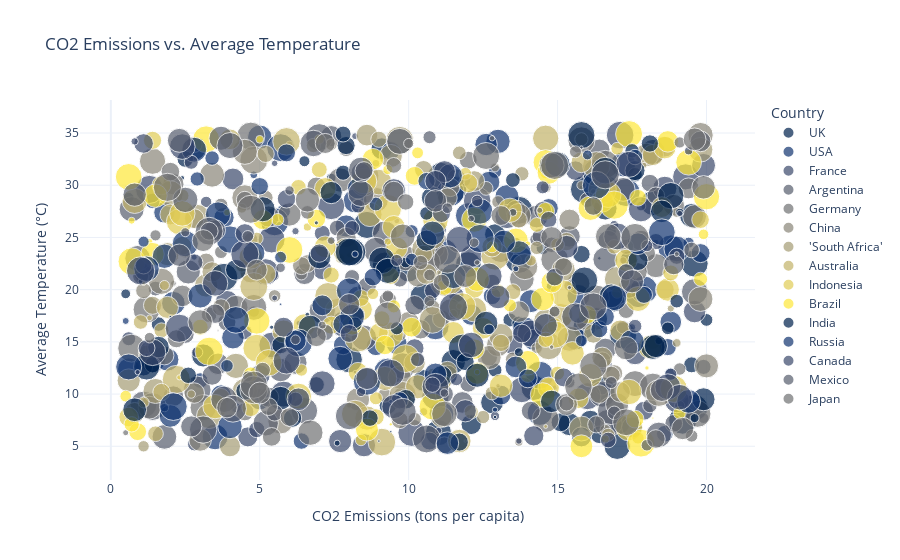

The notebook cell this image was saved under:
### Markdown cell above
Hypothesis: "Higher CO2 emissions correlate with increased temperature." Visualization: Scatter plot with regression trend line.

### Code cell
# Create scatter plot for CO2 emissions vs. temperature
fig = px.scatter(df, x="CO2_Emissions_tons_per_capita", y="Avg_Temperature_degC",
                 color="Country",  # Different colors for each country
                 size="Population",  # Bubble size represents population
                 hover_name="Country",
                 title="CO2 Emissions vs. Average Temperature",
                 labels={"CO2_Emissions_tons_per_capita": "CO2 Emissions (tons per capita)",
                         "Avg_Temperature_degC": "Average Temperature (°C)"},
                 color_discrete_sequence=px.colors.sequential.Cividis)  # Color-blind-friendly

# Improve interactivity
fig.update_layout(
    hovermode="closest",  # Show closest point details on hover
    template="plotly_white",
    xaxis=dict(title="CO2 Emissions (tons per capita)", showgrid=True),
    yaxis=dict(title="Average Temperature (°C)", showgrid=True),
)

# Show the plot
fig.show()
